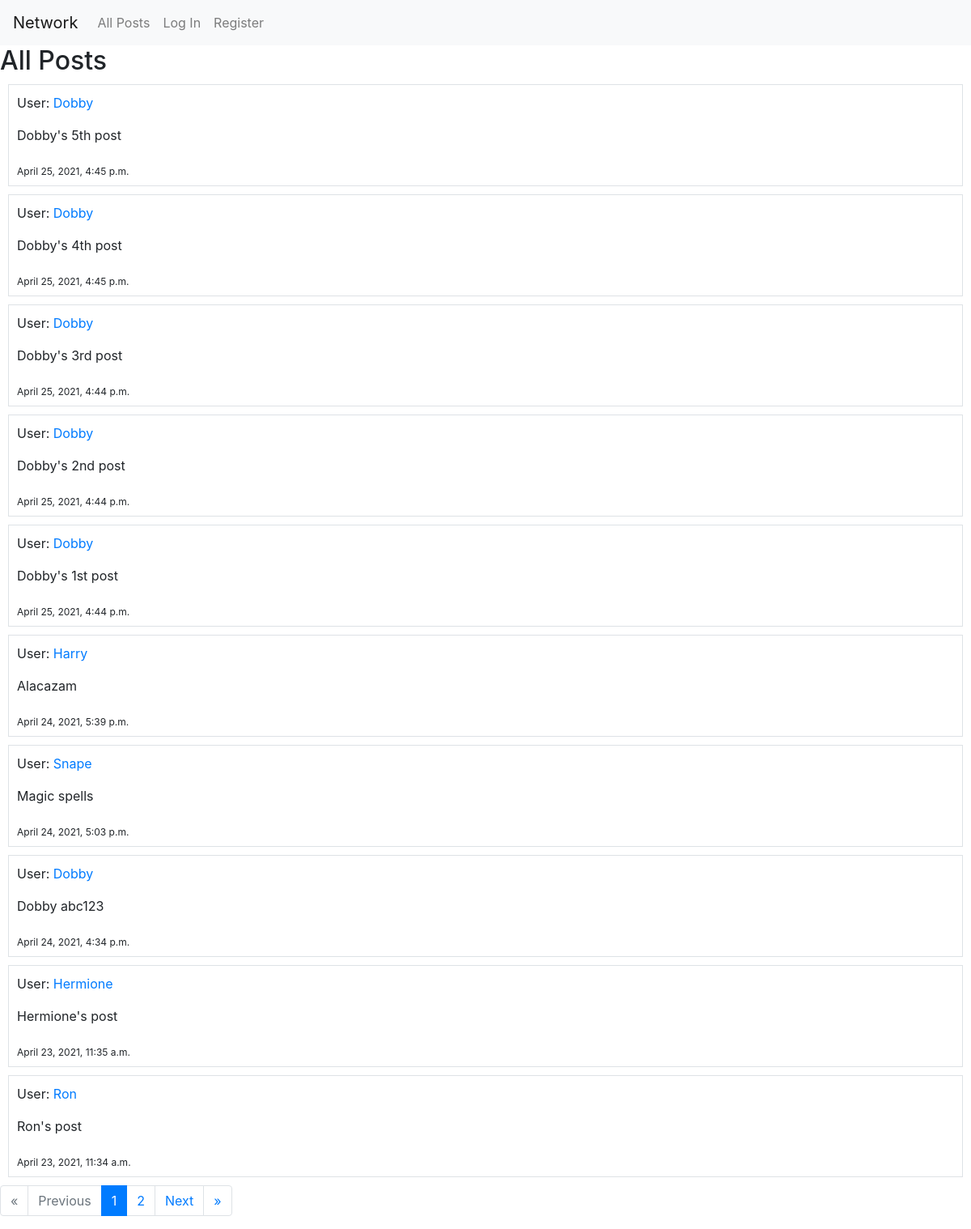
Before: / with the older database file.
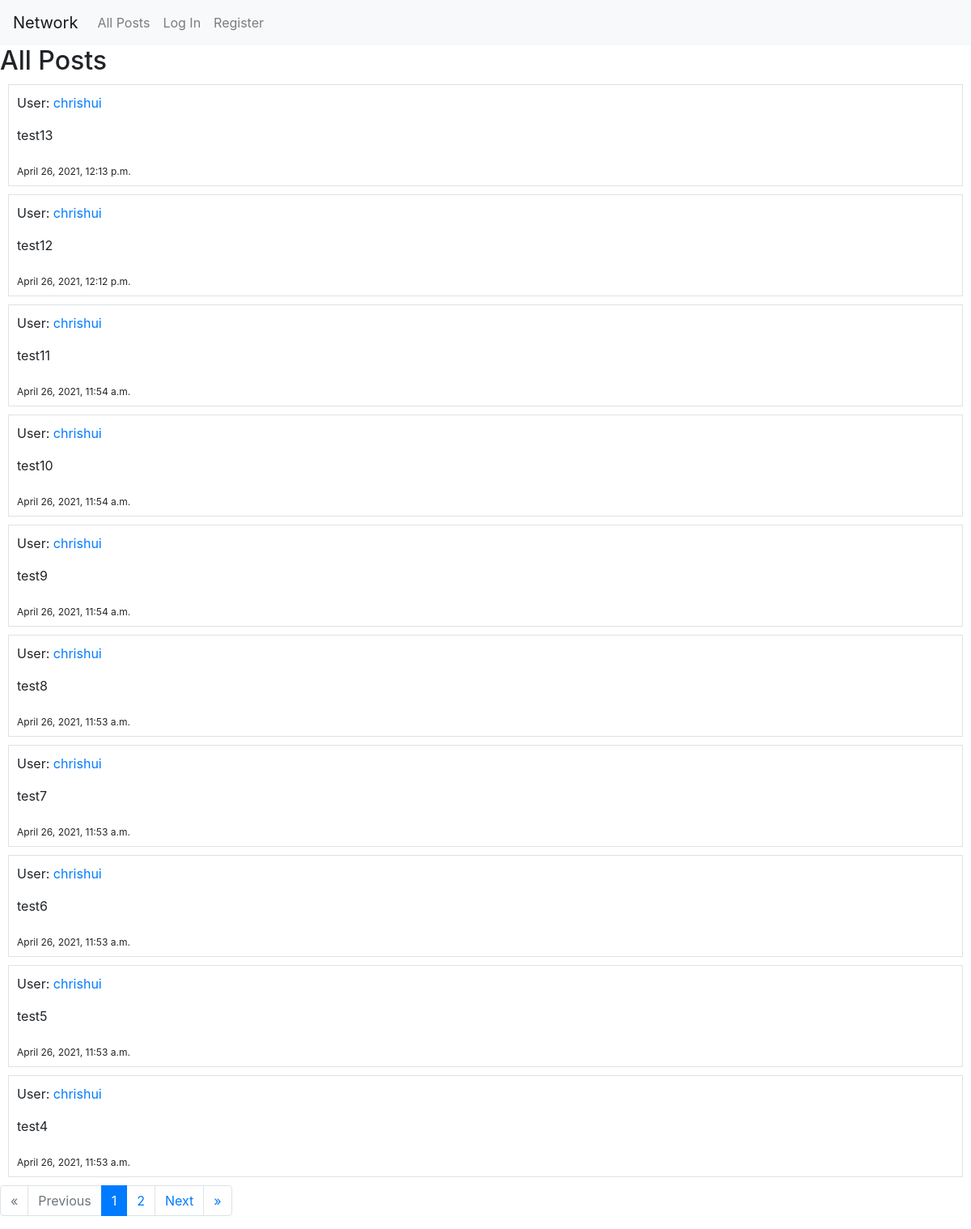
After: the same page with the newer database file.
### network/models.py (models this page shows, shortened)
class TimeStampMixin(models.Model):
    created_at = models.DateTimeField(auto_now_add=True)
    updated_at = models.DateTimeField(auto_now=True)
    class Meta:
        abstract = True

class Post(TimeStampMixin):
    user = models.ForeignKey(User, on_delete=models.CASCADE)
    content = models.CharField(max_length = 64)

class User(AbstractUser):
    pass

### network/views.py (the view, shortened to what this page needs)
# urls.py: path("", views.index, name="index"),
def index(request):
    posts_chronological = Post.objects.order_by('-created_at')
    paginator = Paginator(posts_chronological, 10)
    page_number = request.GET.get('page')
    page_obj = paginator.get_page(page_number)
    return render(request, "network/index.html", {
        "form": PostForm(),
        "page_obj": page_obj,
    })

### network/templates/network/index.html (shortened to what this page needs)
{% extends "network/layout.html" %}
{% block body %}
    <h2>All Posts</h2>
    {% for post in page_obj %}
      <div class="border" style="margin: 10px; padding: 10px;">
        <p>User:  <a href="{% url 'profile' post.user.id %}"> {{ post.user }} </a></p>
        <p> {{ post.content }} </p>
        <sub> {{ post.created_at }}</sub>
      </div>
    {% endfor %}
    <nav aria-label="pagination">
      <ul class="pagination">
        {% if not page_obj.has_previous %}
          <li class="page-item disabled">
            <a class="page-link" href="#" tabindex="-1" aria-disabled="true">&laquo;</a>
          </li>
        {% endif %}
        {% if not page_obj.has_previous %}
          <li class="page-item disabled">
            <a class="page-link" href="#" tabindex="-1" aria-disabled="true">Previous</a>
          </li>
        {% endif %}
        <li class="page-item active" aria-current="page">
          <a class="page-link" href="?page={{ page_obj.number }}">{{page_obj.number}} <span class="sr-only">(current)</span></a>
        </li>
        {% if page_obj.number != page_obj.paginator.num_pages %}
          <li class="page-item">
            <a class="page-link" href="?page={{ page_obj.next_page_number }}"> {{ page_obj.next_page_number }}<span class="sr-only">(current)</span></a>
          </li>
        {% endif %}
        {% if page_obj.has_next %}
          <li class="page-item">
            <a class="page-link" href="?page={{ page_obj.next_page_number }}">Next</a>
          </li>
        {% endif %}
        {% if page_obj.has_next %}
          <li class="page-item">
            <a class="page-link" href="?page={{ page_obj.paginator.num_pages }}">&raquo;</a>
          </li>
        {% endif %}
      </ul>
    </nav>
{% endblock %}

Changed rows visible on the page:
no longer on this page (row unchanged): Post: user "Dobby", content "Dobby's 5th post", created_at "April 25, 2021, 4:45 p.m."
no longer on this page (row unchanged): Post: user "Dobby", content "Dobby's 4th post", created_at "April 25, 2021, 4:45 p.m."
no longer on this page (row unchanged): Post: user "Dobby", content "Dobby's 3rd post", created_at "April 25, 2021, 4:44 p.m."
no longer on this page (row unchanged): Post: user "Dobby", content "Dobby's 2nd post", created_at "April 25, 2021, 4:44 p.m."
no longer on this page (row unchanged): Post: user "Dobby", content "Dobby's 1st post", created_at "April 25, 2021, 4:44 p.m."
no longer on this page (row unchanged): Post: user "Harry", content "Alacazam", created_at "April 24, 2021, 5:39 p.m."
no longer on this page (row unchanged): Post: user "Snape", content "Magic spells", created_at "April 24, 2021, 5:03 p.m."
no longer on this page (row unchanged): Post: user "Dobby", content "Dobby abc123", created_at "April 24, 2021, 4:34 p.m."
no longer on this page (row unchanged): Post: user "Hermione", content "Hermione's post", created_at "April 23, 2021, 11:35 a.m."
no longer on this page (row unchanged): Post: user "Ron", content "Ron's post", created_at "April 23, 2021, 11:34 a.m."
added Post: user "chrishui", content "test13", created_at "April 26, 2021, 12:13 p.m."
added Post: user "chrishui", content "test12", created_at "April 26, 2021, 12:12 p.m."
added Post: user "chrishui", content "test11", created_at "April 26, 2021, 11:54 a.m."
added Post: user "chrishui", content "test10", created_at "April 26, 2021, 11:54 a.m."
added Post: user "chrishui", content "test9", created_at "April 26, 2021, 11:54 a.m."
added Post: user "chrishui", content "test8", created_at "April 26, 2021, 11:53 a.m."
added Post: user "chrishui", content "test7", created_at "April 26, 2021, 11:53 a.m."
added Post: user "chrishui", content "test6", created_at "April 26, 2021, 11:53 a.m."
added Post: user "chrishui", content "test5", created_at "April 26, 2021, 11:53 a.m."
added Post: user "chrishui", content "test4", created_at "April 26, 2021, 11:53 a.m."
